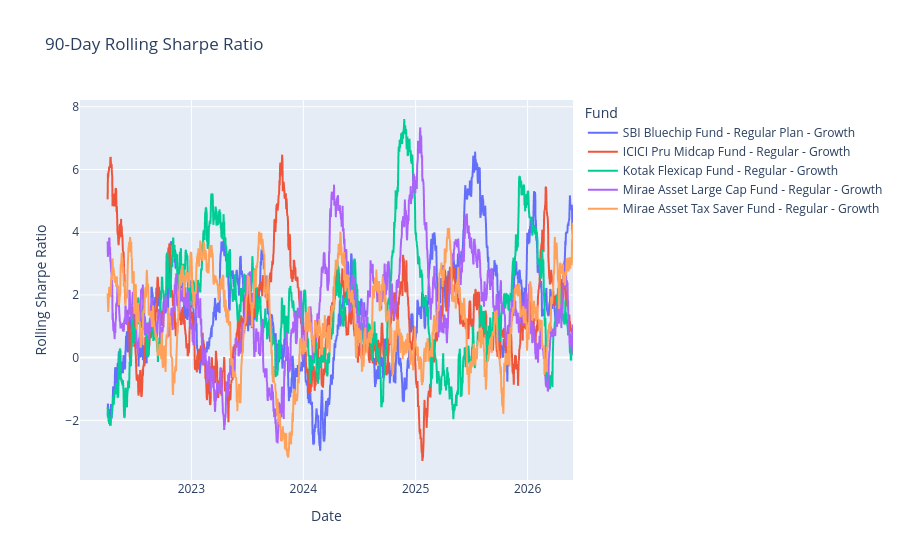

Notebook code for this chart:
### Code cell
fig = px.line(
    rolling_sharpe,
    x="date",
    y="rolling_sharpe_90",
    color="scheme_name",
    title="90-Day Rolling Sharpe Ratio"
)

fig.update_layout(
    xaxis_title="Date",
    yaxis_title="Rolling Sharpe Ratio",
    legend_title="Fund"
)
fig.write_image(REPORTS_DIR / "rolling_sharpe_chart.png",width=1400,height=800,scale=2)
fig.show()

### Figure 1 — Plotly figure (JSON) as saved in the notebook; plotly's stock layout.template omitted (floating-point values rounded to 4 significant figures; data arrays with more than 128 entries replaced by an {"elided": "..."} marker saying what was removed)
{"data": [{"hovertemplate": "scheme_name=SBI Bluechip Fund - Regular Plan - Growth<br>date=%{x}<br>rolling_sharpe_90=%{y}<extra></extra>", "legendgroup": "SBI Bluechip Fund - Regular Plan - Growth", "line": {"color": "#636efa", "dash": "solid"}, "marker": {"symbol": "circle"}, "mode": "lines", "name": "SBI Bluechip Fund - Regular Plan - Growth", "showlegend": true, "type": "scattergl", "x": {"elided": "1608 str values"}, "xaxis": "x", "y": {"elided": "1608 float values"}, "yaxis": "y"}, {"hovertemplate": "scheme_name=ICICI Pru Midcap Fund - Regular - Growth<br>date=%{x}<br>rolling_sharpe_90=%{y}<extra></extra>", "legendgroup": "ICICI Pru Midcap Fund - Regular - Growth", "line": {"color": "#EF553B", "dash": "solid"}, "marker": {"symbol": "circle"}, "mode": "lines", "name": "ICICI Pru Midcap Fund - Regular - Growth", "showlegend": true, "type": "scattergl", "x": {"elided": "1608 str values"}, "xaxis": "x", "y": {"elided": "1608 float values"}, "yaxis": "y"}, {"hovertemplate": "scheme_name=Kotak Flexicap Fund - Regular - Growth<br>date=%{x}<br>rolling_sharpe_90=%{y}<extra></extra>", "legendgroup": "Kotak Flexicap Fund - Regular - Growth", "line": {"color": "#00cc96", "dash": "solid"}, "marker": {"symbol": "circle"}, "mode": "lines", "name": "Kotak Flexicap Fund - Regular - Growth", "showlegend": true, "type": "scattergl", "x": {"elided": "1608 str values"}, "xaxis": "x", "y": {"elided": "1608 float values"}, "yaxis": "y"}, {"hovertemplate": "scheme_name=Mirae Asset Large Cap Fund - Regular - Growth<br>date=%{x}<br>rolling_sharpe_90=%{y}<extra></extra>", "legendgroup": "Mirae Asset Large Cap Fund - Regular - Growth", "line": {"color": "#ab63fa", "dash": "solid"}, "marker": {"symbol": "circle"}, "mode": "lines", "name": "Mirae Asset Large Cap Fund - Regular - Growth", "showlegend": true, "type": "scattergl", "x": {"elided": "1608 str values"}, "xaxis": "x", "y": {"elided": "1608 float values"}, "yaxis": "y"}, {"hovertemplate": "scheme_name=Mirae Asset Tax Saver Fund - Regular - Growth<br>date=%{x}<br>rolling_sharpe_90=%{y}<extra></extra>", "legendgroup": "Mirae Asset Tax Saver Fund - Regular - Growth", "line": {"color": "#FFA15A", "dash": "solid"}, "marker": {"symbol": "circle"}, "mode": "lines", "name": "Mirae Asset Tax Saver Fund - Regular - Growth", "showlegend": true, "type": "scattergl", "x": {"elided": "1608 str values"}, "xaxis": "x", "y": {"elided": "1608 float values"}, "yaxis": "y"}], "layout": {"legend": {"title": {"text": "Fund"}, "tracegroupgap": 0}, "title": {"text": "90-Day Rolling Sharpe Ratio"}, "xaxis": {"anchor": "y", "domain": [0, 1], "title": {"text": "Date"}}, "yaxis": {"anchor": "x", "domain": [0, 1], "title": {"text": "Rolling Sharpe Ratio"}}}}
